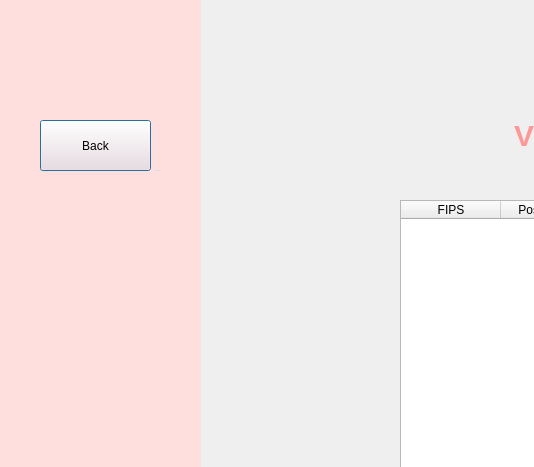
<?xml version="1.0" encoding="UTF-8"?>
<ui version="4.0">
 <class>Dialog</class>
 <widget class="QDialog" name="Dialog">
  <property name="geometry">
   <rect>
    <x>0</x>
    <y>0</y>
    <width>534</width>
    <height>467</height>
   </rect>
  </property>
  <property name="windowTitle">
   <string>Dialog</string>
  </property>
  <widget class="QWidget" name="widget" native="true">
   <property name="geometry">
    <rect>
     <x>0</x>
     <y>0</y>
     <width>201</width>
     <height>851</height>
    </rect>
   </property>
   <property name="styleSheet">
    <string notr="true">
background-color: rgb(255, 222, 222);</string>
   </property>
   <widget class="QPushButton" name="backbutton2">
    <property name="geometry">
     <rect>
      <x>40</x>
      <y>120</y>
      <width>111</width>
      <height>51</height>
     </rect>
    </property>
    <property name="text">
     <string>Back</string>
    </property>
   </widget>
  </widget>
  <widget class="QTableWidget" name="tableWidget">
   <property name="geometry">
    <rect>
     <x>400</x>
     <y>200</y>
     <width>451</width>
     <height>371</height>
    </rect>
   </property>
   <property name="columnCount">
    <number>2</number>
   </property>
   <column>
    <property name="text">
     <string>FIPS</string>
    </property>
   </column>
   <column>
    <property name="text">
     <string>Postal_Abbr</string>
    </property>
   </column>
  </widget>
  <widget class="QLabel" name="label">
   <property name="geometry">
    <rect>
     <x>470</x>
     <y>90</y>
     <width>311</width>
     <height>91</height>
    </rect>
   </property>
   <property name="styleSheet">
    <string notr="true">font-size: 30px;
font: bold;
color: rgb(255, 222, 222);
color: rgb(255, 151, 151);</string>
   </property>
   <property name="text">
    <string>View State Data</string>
   </property>
   <property name="alignment">
    <set>Qt::AlignCenter</set>
   </property>
  </widget>
 </widget>
 <resources/>
 <connections/>
</ui>
